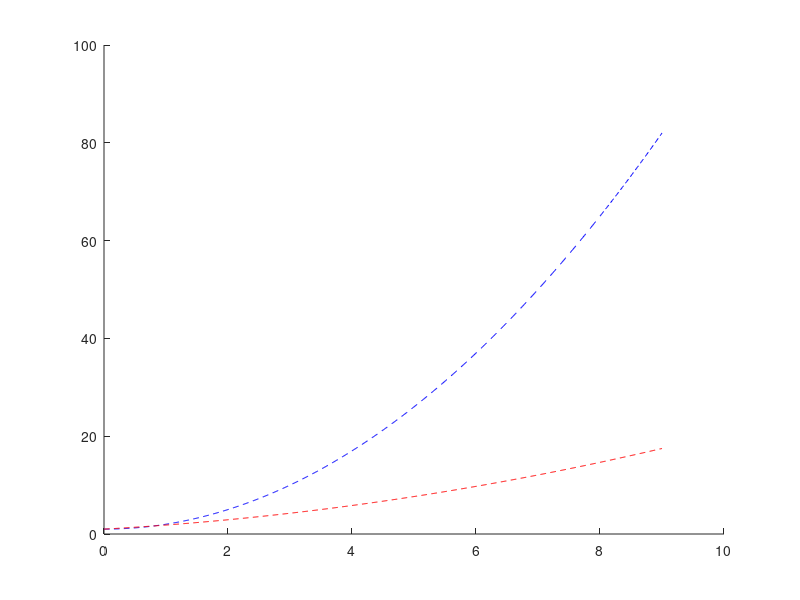

The MATLAB source for this figure: (Note: this script raises an error after producing the figure.)
% Eerste waarden 
A=4.5;
B=7;
Du=1;
Dv=8;

nu=sqrt(Du/Dv)
(sqrt(A^2+1)-1)/A
(1+A*nu)^2
as = 0:0.01:9;
bh=1+as.^2;
bt=(1+nu.*as).^2;
figure;
hold on
plot(as,bh,'b--')
plot(as,bt,'r--')
hold off

%% 
A=sym('A')
B=sym('B')
eig([B-1 A^2; -B -A^2])